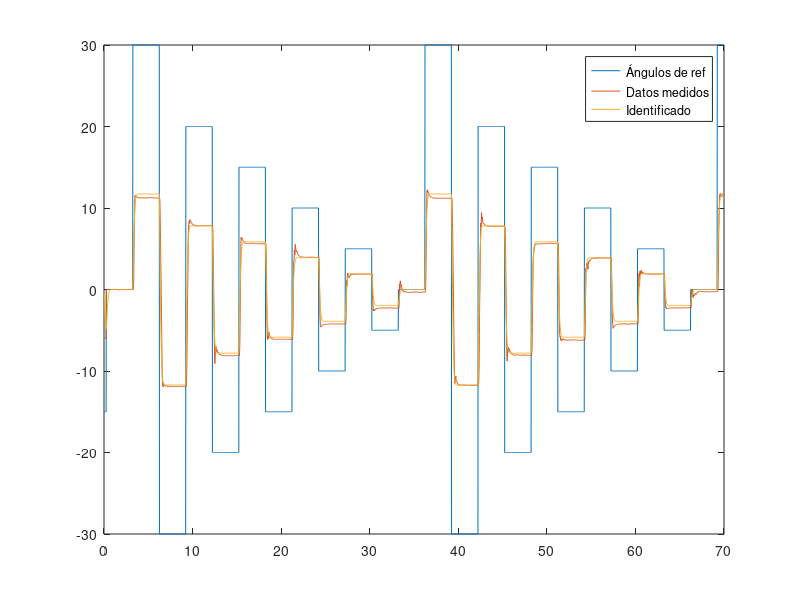
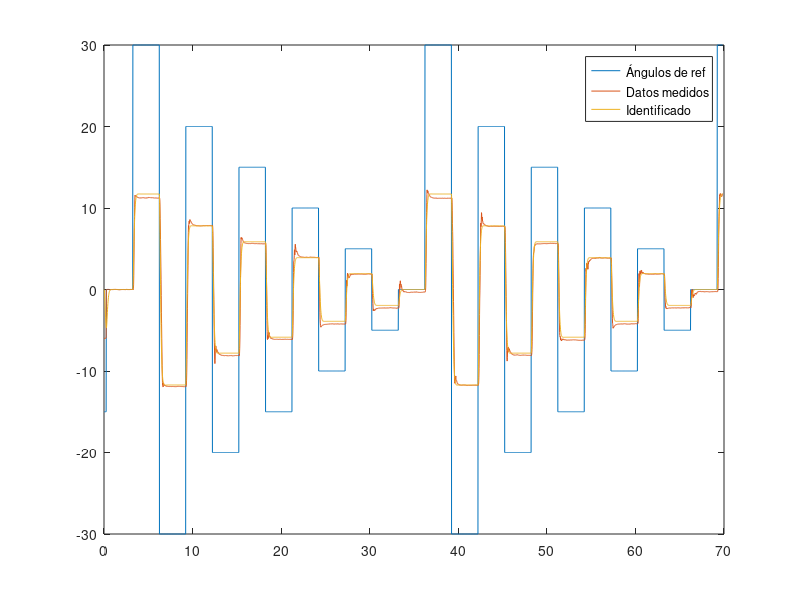

These figures' MATLAB source, in order:
clear all; close all; clc;

data = dlmread('output20251010-105924.csv');
u = data(:,1);
y = data(:,2)/100;

n = length(y);

X = [y(2:n-1), y(1:n-2), u(1:n-2)];

coefs = pinv(X)*y(3:n)
alpha = coefs(1);
beta = coefs(2);
gamma = coefs(3);

t = (1:n)/50;

figure;
plot(t, u); hold on;
plot(t, y);
plot(t, filter(gamma, [1, -alpha, -beta], u));
legend('Ángulos de ref','Datos medidos', 'Identificado');

Ts = 20e-3;
pd = roots([1, -alpha, -beta])
Kd = gamma

sigma = log(abs(pd(1)))/Ts
wd = arg(pd(1))/Ts
K = gamma / (1-alpha-beta)

p = sigma + j*[wd -wd]

s = tf('s');
P = zpk([], p, K*abs(p(1))^2)
y_sim = lsim(P, u, t);

figure;
plot(t, u); hold on;
plot(t, y);
plot(t, y_sim);
legend('Ángulos de ref','Datos medidos', 'Identificado');

